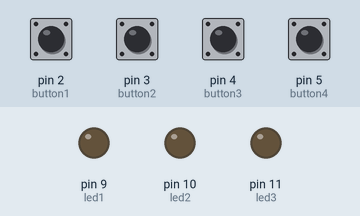
Recording of a sketch running on a simulated Arduino Uno, built with avr-gcc and run on an emulated ATmega328P. On the bench: output pins drawn as LEDs (lit = HIGH). The test bench sets the inputs (shaded band); at power-on: pin 2 (button1), pin 3 (button2), pin 4 (button3), pin 5 (button4) HIGH.

Above: at 1.2 s.
1.3 s: pin 3 (button2) pulled LOW for 0.15 s
At 2.3 s:
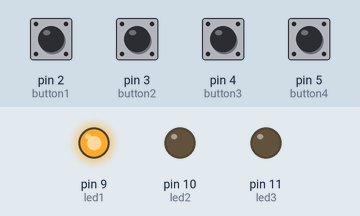
2.9 s: pin 4 (button3) pulled LOW for 0.15 s
At 3.5 s:
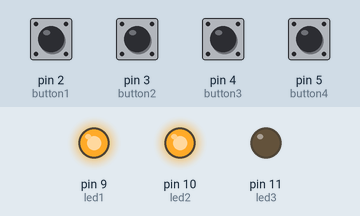
4.5 s: pin 5 (button4) pulled LOW for 0.15 s
At 5.7 s:
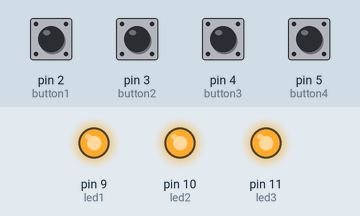
6.1 s: pin 2 (button1) pulled LOW for 0.15 s
At 7.1 s:
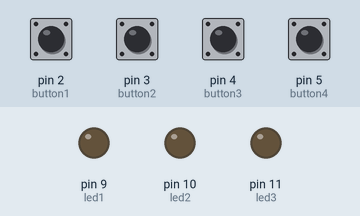
7.7 s: pin 4 (button3) pulled LOW for 1 s
At 8.4 s:
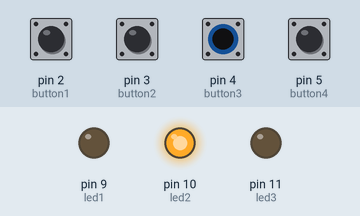
10.2 s: pin 5 (button4) pulled LOW for 1 s
At 11.5 s:
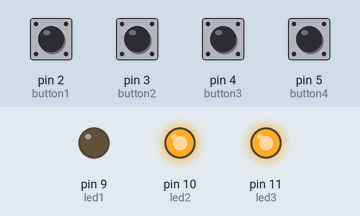
Timing chart, 0 to 13.2 s (numbered marks = the images above; inputs shaded):
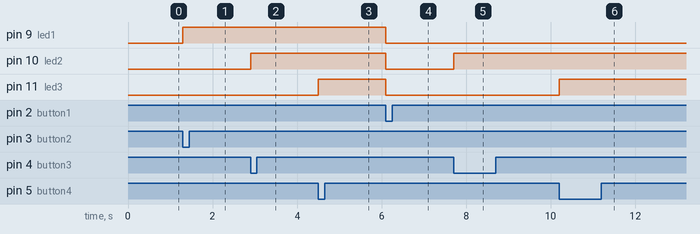

The sketch:

_4buttonsToRGB.ino
```cpp
int led1 = 9;
int led2 = 10;
int led3 = 11;
int button1 = 2;
int button2 = 3;
int button3 = 4;
int button4 = 5;
int b1 = 0;
int b2 = 0;
int b3 = 0;
int b4 = 0;
int bp1 = 0;
int bp2 = 0;
int bp3 = 0;
int bp4 = 0;


void setup() {

  pinMode(led1, OUTPUT);
  pinMode(led2, OUTPUT);
  pinMode(led3, OUTPUT);
  pinMode(button1, INPUT);
  pinMode(button2, INPUT);
  pinMode(button3, INPUT);
  pinMode(button4, INPUT);
  digitalWrite(button1, HIGH);
  digitalWrite(button2, HIGH);
  digitalWrite(button3, HIGH);
  digitalWrite(button4, HIGH);

}

void loop() {

  b1 = digitalRead(button1);
  b2 = digitalRead(button2);
  b3 = digitalRead(button3);
  b4 = digitalRead(button4);

  if (b1 == 0) {
    digitalWrite(led1, LOW);
    digitalWrite(led2, LOW);
    digitalWrite(led3, LOW);
  } else {
  }

  if (b2 == 0 && b1 == 1) {
    digitalWrite(led1, HIGH);
  } else {
  }

  if (b3 == 0 && b1 == 1) {
    digitalWrite(led2, HIGH);
  } else {
  }

  if (b4 == 0 && b1 == 1) {
    digitalWrite(led3, HIGH);
  } else {
  }


}
```

Measured:
- after the input at 1.3 s, pin 9 (led1): LOW → HIGH at once
- after the input at 2.9 s, pin 10 (led2): LOW → HIGH at once
- after the input at 4.5 s, pin 11 (led3): LOW → HIGH at once
- after the input at 6.1 s, pin 9 (led1), pin 10 (led2), pin 11 (led3): HIGH → LOW at once
- after the input at 7.7 s, pin 10 (led2): LOW → HIGH at once
- after the input at 10.2 s, pin 11 (led3): LOW → HIGH at once
